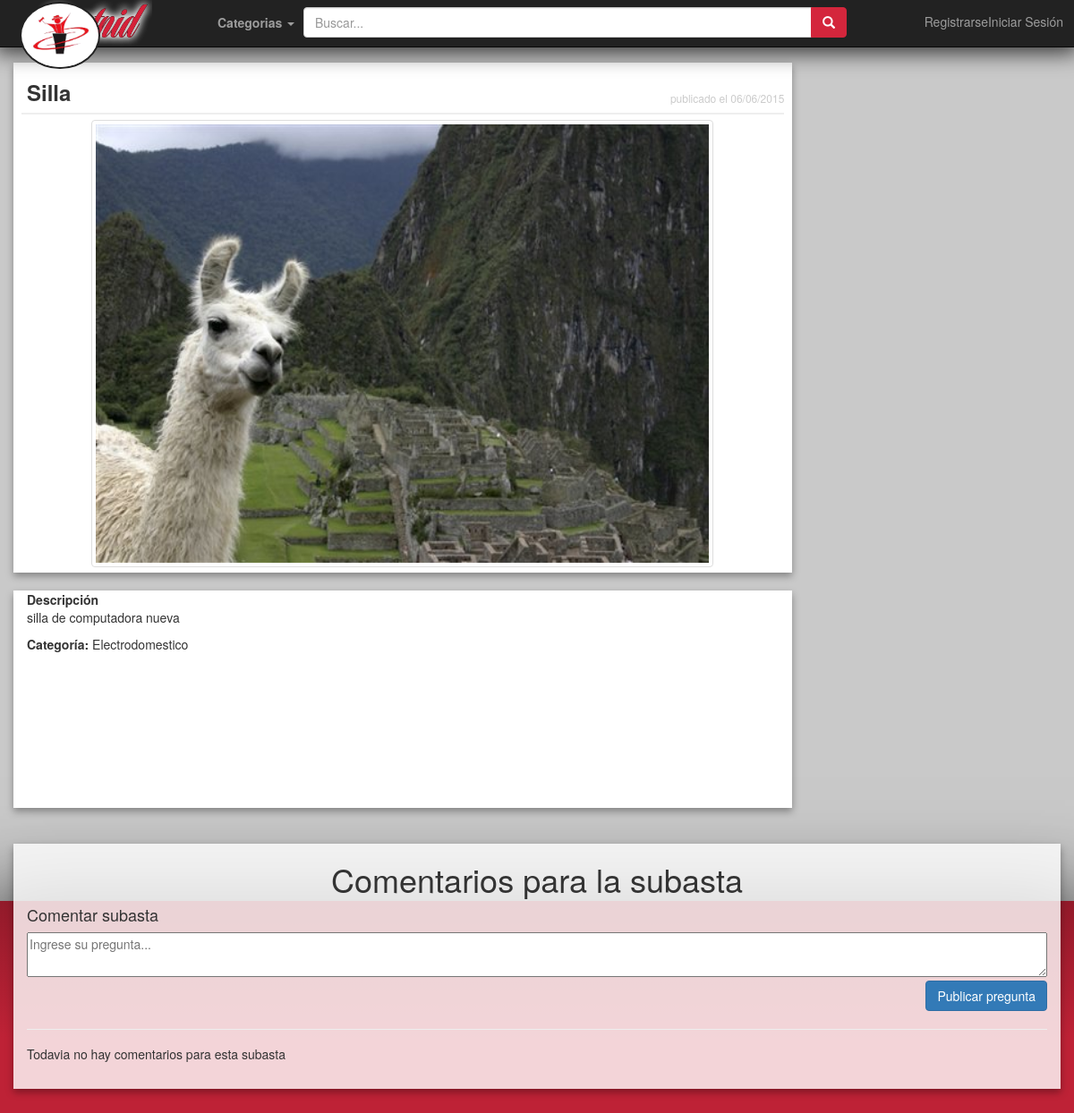
The page /paginaMostrarSubasta.php?idsubasta=25 on the database as committed earlier.
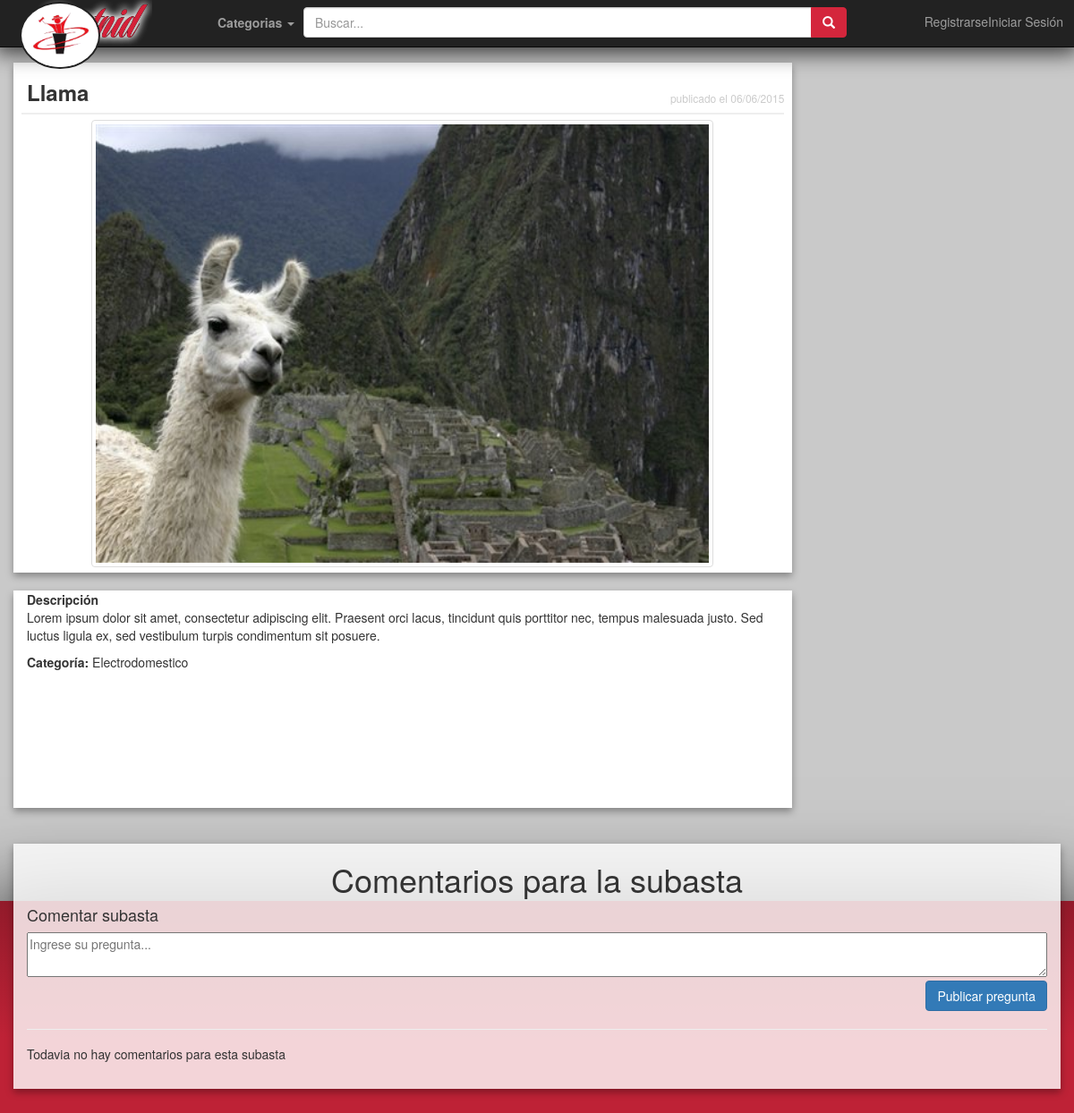
The same page on the database as committed later.
### tables this page shows
CREATE TABLE IF NOT EXISTS `subasta` (
`ID_SUB` int(11) NOT NULL,
  `Titulo` varchar(30) NOT NULL,
  `Descripcion` varchar(200) NOT NULL,
  `Fec_init` date NOT NULL,
  `Fec_fin` date NOT NULL,
  `Foto` varchar(100) NOT NULL,
  `Activo` tinyint(1) NOT NULL DEFAULT '1',
  `user` int(11) NOT NULL,
  `cate` int(11) NOT NULL,
  `Cancelado` tinyint(4) NOT NULL DEFAULT '0'
);

CREATE TABLE IF NOT EXISTS `categoria` (
`ID_CAT` int(11) NOT NULL,
  `nombreCat` varchar(20) NOT NULL
);

### paginaMostrarSubasta.php (the view, shortened to what this page needs)
<!DOCTYPE html>
<html>
<head>
	<link href="css/paginaMostrarSubasta.css" rel="stylesheet">
</head>
<header>
</header>
<?php
$idsub=$_REQUEST['idsubasta'];
include("DBquery/DBconnect.php");
$conexion=mysql_connect($host,$user,$pw)
	or  die("Problemas en la conexion");
$registros=mysql_query("select * from subasta inner join categoria on subasta.cate=categoria.ID_CAT  where subasta.ID_SUB=$idsub",$conexion) or
	die("Problemas en el select:".mysql_error());
$reg=mysql_fetch_array($registros);
?>
<body>
	<div class="container-fluid">
	<div class="row">
		<div class="col-lg-9">
			<div class="container-fluid material_card" id="infoSubasta">
				<div class="row">
					<div class="col-lg-12">
						<h3><b><?php echo $reg['Titulo'] ?></b></h3>
						<h6 style="color:#cbcbcb; position: absolute; bottom: 0;  right:1%">publicado el <?php echo date_format(date_create($reg['Fec_init']),'d/m/Y')?></h6>
					</div>
					<center><div class="horizontal-line"></div></center>
				</div>
				<div class="row">
					<div class="col-lg-1"></div>
					<div class="col-lg-10">
						<center><img id="imagenProducto" class="img-thumbnail" src="<?php echo $reg['Foto'] ?>"></center>
					</div>
					<div class="col-lg-1"></div>
				</div>
			</div>
			<br>
			<div class="container-fluid material_card" id="descripcionSubasta">
				<b>Descripción</b>
				<p><?php echo $reg['Descripcion'] ?></p>
				<p><b>Categoría:</b> <?php echo $reg['nombreCat'] ?></p>
			</div>
	    </div>
	</div>
	<br>
	<br>
	<div class="row">
		<div class="col-lg-12">
			<div class="container-fluid material_card transparent">
				<h1 class="text-center">Comentarios para la subasta</h1>
				<?php require_once("DBquery/comentar.php") ?>
				<hr>
				<?php require_once("DBquery/listado_preg.php") ?>
			</div>
		</div>
	</div>
	</div>
	<br>
	<br>
</body>
</html>

### DBquery/comentar.php (shortened to what this page needs)
<!DOCTYPE html>
<html>
<head>
<link href="../css/buscar.css" rel="stylesheet">
</head>
<body>
<?php
$idsub=$_REQUEST['idsubasta'];
?>
                <h4>Comentar subasta</h4>
                <div class="widget-area no-padding blank">
                <div class="status-upload">
                  <form method="post" action=<?php echo 'DBquery/alta_pregunta.php?idsubasta='.$idsub;?>>
                    <textarea rows=10 cols=100 name="pregunta" style="width:100%; max-width:100%; height:50px" placeholder="Ingrese su pregunta..." ></textarea>
                    <p class="text-right"><button type="submit" class="btn btn-primary"><i class="fa fa-share"></i> Publicar pregunta</button></p>
                  </form>
                </div>
              </div>
</body>
</html>

### DBquery/listado_preg.php (shortened to what this page needs)
<!DOCTYPE html>
<html>
<head>
<link href="../css/buscar.css" rel="stylesheet">
</head>
<body>
<?php
$conexion=mysql_connect($host,$user,$pw)
  or  die("Problemas en la conexion");
$registros=mysql_query("SELECT distinct p.ID_PREG as i_p, r.ID_PREG as i_r, p.Nombre as n_p, r.Nombre as n_r, p.Fecha as f_p, r.Fecha as f_r, p.Contenido as c_p, r.Contenido as c_r, p.dueno as s_d, p.usuario as p_d, p.eliminado as p_eli, r.eliminado as r_eli from (select distinct ID_PREG, Nombre, Contenido, Fecha, p2.user as usuario, sub as subasta, s1.user as dueno, respuesta, eliminado
from pregunta as p2 inner join usuario u1 on p2.user=u1.ID_USR inner join subasta as s1 on p2.sub=s1.ID_SUB where s1.user!=p2.user and s1.ID_SUB=$idsub) AS p left join (select distinct ID_PREG, Nombre, Contenido, Fecha, p3.user as usuario, sub as subasta, s2.user as dueno, respuesta, eliminado
from pregunta as p3 inner join usuario u2 on p3.user=u2.ID_USR inner join subasta as s2 on p3.sub=s2.ID_SUB where s2.user=p3.user and s2.ID_SUB=$idsub) AS r on p.respuesta=r.ID_PREG order by p.Fecha, p.ID_PREG",$conexion) or
  die("Problemas en el select:".mysql_error());
if(mysql_num_rows($registros) == 0){
  echo '<h5>'.'Todavia no hay comentarios para esta subasta'.'</h5>';
  echo '<br>';
}
                '<div class="panel-heading right">Pregunta hecha el '; ?>
</body>
</html>

### css/paginaMostrarSubasta.css (style rules this page uses)
.material_card { background-color: white; box-shadow: 0 4px 8px rgba(0,0,0,.34); }
.transparent { background-color: inherit; background-image: url("../resources/transparente.png"); opacity: 1; }
#imagenProducto { position: relative; top: 6px; height:100%; }
.horizontal-line { clear:both; width:98%; height:1px; border-width:1px; border-style: solid; border-color:#EEEEEE; }
body { height:100%; padding-top:70px; overflow-x:hidden; }

### css/header.css (style rules this page uses)
.logo { border-style: solid; border-width: 2px; border-color: #222222; border-radius: 50%; width: 5em; }
.navbar-brand { padding: 2px; display: block; position: absolute; top: 0px; left: 35px; }
#busqueda { display: block; position: absolute; top: 0px; left: 27%; }
.btn.btn-default.searchButton { color: white; background-color: #d4263c; border-color: #d4263c; }
#signIn { display: block; position: absolute; top: 27.5%; right: 1%; }
#registro { display: block; position: absolute; top: 27.5%; right: 8%; }
#categorias { display: block; position: absolute; top: 0px; left: 19%; }
.glyphicon { color:white }
a.ex1 { color: #9d9d9d; }
#header { box-shadow: 0px 1px 24px 5px rgba(0,0,0,0.75); }
body { background-color: #c9c9c9; }

Rows that differ between the two databases and show on the page:
changed subasta "Electrodomestico": Titulo "Silla" → "Llama"; Descripcion "silla de computadora nueva" → "Lorem ipsum dolor sit amet, consectetur adipiscing elit. Praesent orci lacus, tincidunt quis porttitor nec, tempus malesuada justo. Sed luctus ligula ex, sed vestibulum turpis condimentum sit posuere."
